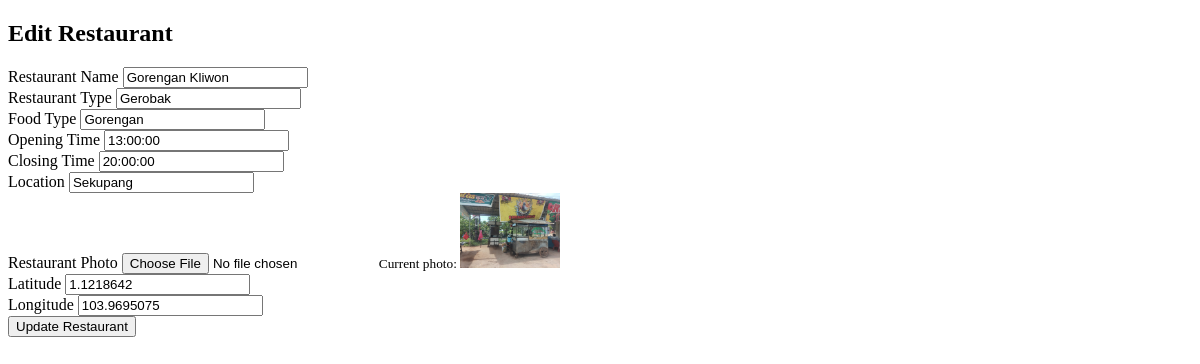
The app's page /edit.php?id=103, older data.
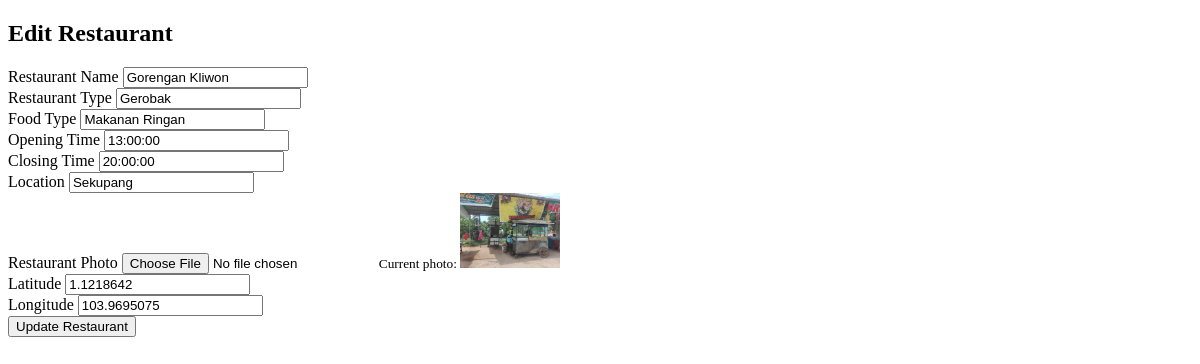
The same page, newer data.
### tables this page shows
CREATE TABLE `tbl_resto` (
  `id_resto` int(12) NOT NULL,
  `nama_resto` varchar(100) NOT NULL,
  `jenis_resto` varchar(100) NOT NULL,
  `jenis_makanan` varchar(100) NOT NULL,
  `jam_buka` time NOT NULL,
  `jam_tutup` time NOT NULL,
  `lokasi` text NOT NULL,
  `foto` varchar(255) NOT NULL,
  `latitude` varchar(100) NOT NULL,
  `longitude` varchar(100) NOT NULL
);

### edit.php (the view, shortened to what this page needs)
<?php
if (isset($_GET['id'])) {
    $id_resto = $_GET['id'];
    $conn = connectDB();
    $query = "SELECT * FROM tbl_resto WHERE id_resto = '$id_resto'";
    $result = mysqli_query($conn, $query);
    $restaurant = mysqli_fetch_assoc($result);
}
?>
<!DOCTYPE html>
<html lang="en">
<head>
</head>
<body>
    <h2>Edit Restaurant</h2>
    <form action="edit.php?id=<?php echo $id_resto; ?>" method="POST" enctype="multipart/form-data">
        <div class="mb-3">
            <label for="nama_resto" class="form-label">Restaurant Name</label>
            <input type="text" class="form-control" name="nama_resto" value="<?php echo $restaurant['nama_resto']; ?>" required>
        </div>
        <div class="mb-3">
            <label for="jenis_resto" class="form-label">Restaurant Type</label>
            <input type="text" class="form-control" name="jenis_resto" value="<?php echo $restaurant['jenis_resto']; ?>" required>
        </div>
        <div class="mb-3">
            <label for="jenis_makanan" class="form-label">Food Type</label>
            <input type="text" class="form-control" name="jenis_makanan" value="<?php echo $restaurant['jenis_makanan']; ?>" required>
        </div>
        <div class="mb-3">
            <label for="jam_buka" class="form-label">Opening Time</label>
            <input type="text" class="form-control" name="jam_buka" value="<?php echo $restaurant['jam_buka']; ?>" required>
        </div>
        <div class="mb-3">
            <label for="jam_tutup" class="form-label">Closing Time</label>
            <input type="text" class="form-control" name="jam_tutup" value="<?php echo $restaurant['jam_tutup']; ?>" required>
        </div>
        <div class="mb-3">
            <label for="lokasi" class="form-label">Location</label>
            <input type="text" class="form-control" name="lokasi" value="<?php echo $restaurant['lokasi']; ?>" required>
        </div>
        <div class="mb-3">
            <label for="foto" class="form-label">Restaurant Photo</label>
            <input type="file" class="form-control" name="foto">
            <small>Current photo: <img src="./assets/img/datagambar/<?php echo $restaurant['foto']; ?>" alt="Current Photo" width="100"></small>
        </div>
        <div class="mb-3">
            <label for="latitude" class="form-label">Latitude</label>
            <input type="text" class="form-control" name="latitude" value="<?php echo $restaurant['latitude']; ?>" required>
        </div>
        <div class="mb-3">
            <label for="longitude" class="form-label">Longitude</label>
            <input type="text" class="form-control" name="longitude" value="<?php echo $restaurant['longitude']; ?>" required>
        </div>
        <button type="submit" class="btn btn-primary">Update Restaurant</button>
    </form>
</body>
</html>

Row changes from the older to the newer data that the page shows:
changed tbl_resto "Gorengan Kliwon": jenis_makanan "Gorengan" → "Makanan Ringan"
